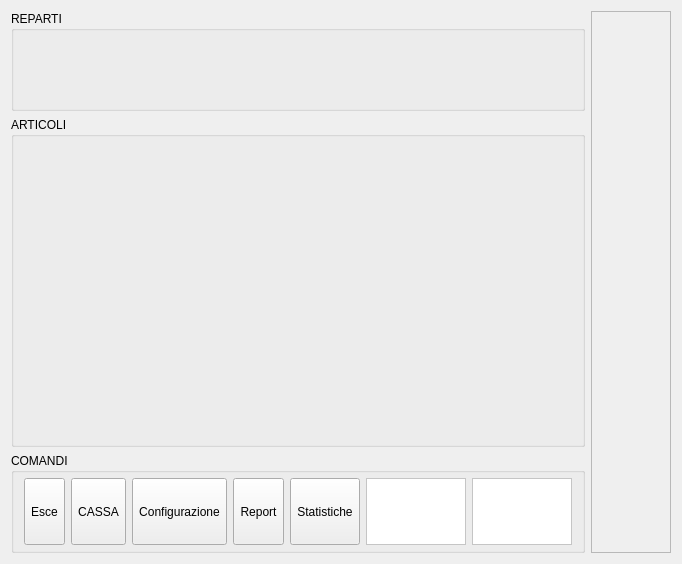
<?xml version="1.0" encoding="UTF-8"?>
<ui version="4.0">
 <class>MainWindow</class>
 <widget class="QMainWindow" name="MainWindow">
  <property name="windowModality">
   <enum>Qt::NonModal</enum>
  </property>
  <property name="geometry">
   <rect>
    <x>0</x>
    <y>0</y>
    <width>664</width>
    <height>564</height>
   </rect>
  </property>
  <property name="sizePolicy">
   <sizepolicy hsizetype="Fixed" vsizetype="Fixed">
    <horstretch>0</horstretch>
    <verstretch>0</verstretch>
   </sizepolicy>
  </property>
  <property name="windowTitle">
   <string>GESTIONE CASSA</string>
  </property>
  <property name="windowIcon">
   <iconset resource="risorse.qrc">
    <normaloff>:/GestCassa/cash_register.ico</normaloff>:/GestCassa/cash_register.ico</iconset>
  </property>
  <property name="styleSheet">
   <string notr="true"/>
  </property>
  <widget class="QWidget" name="centralWidget">
   <property name="sizePolicy">
    <sizepolicy hsizetype="Fixed" vsizetype="Fixed">
     <horstretch>0</horstretch>
     <verstretch>0</verstretch>
    </sizepolicy>
   </property>
   <layout class="QHBoxLayout" name="horizontalLayout_2">
    <item>
     <widget class="QFrame" name="workAreaFrame">
      <property name="sizePolicy">
       <sizepolicy hsizetype="Preferred" vsizetype="Preferred">
        <horstretch>3</horstretch>
        <verstretch>0</verstretch>
       </sizepolicy>
      </property>
      <property name="frameShape">
       <enum>QFrame::NoFrame</enum>
      </property>
      <property name="frameShadow">
       <enum>QFrame::Raised</enum>
      </property>
      <layout class="QVBoxLayout" name="verticalLayout">
       <property name="margin">
        <number>0</number>
       </property>
       <item>
        <widget class="QGroupBox" name="repartiGroupBox">
         <property name="sizePolicy">
          <sizepolicy hsizetype="Preferred" vsizetype="Preferred">
           <horstretch>0</horstretch>
           <verstretch>1</verstretch>
          </sizepolicy>
         </property>
         <property name="minimumSize">
          <size>
           <width>0</width>
           <height>50</height>
          </size>
         </property>
         <property name="maximumSize">
          <size>
           <width>16777215</width>
           <height>100</height>
          </size>
         </property>
         <property name="title">
          <string>REPARTI</string>
         </property>
        </widget>
       </item>
       <item>
        <widget class="QGroupBox" name="groupBox_2">
         <property name="styleSheet">
          <string notr="true"/>
         </property>
         <property name="title">
          <string>ARTICOLI</string>
         </property>
         <layout class="QHBoxLayout" name="horizontalLayout_3">
          <property name="spacing">
           <number>2</number>
          </property>
          <property name="leftMargin">
           <number>0</number>
          </property>
          <property name="topMargin">
           <number>5</number>
          </property>
          <property name="rightMargin">
           <number>0</number>
          </property>
          <property name="bottomMargin">
           <number>5</number>
          </property>
          <item>
           <widget class="QStackedWidget" name="articoliStackedWidget">
            <property name="sizePolicy">
             <sizepolicy hsizetype="Preferred" vsizetype="Preferred">
              <horstretch>0</horstretch>
              <verstretch>4</verstretch>
             </sizepolicy>
            </property>
            <property name="frameShape">
             <enum>QFrame::NoFrame</enum>
            </property>
            <property name="frameShadow">
             <enum>QFrame::Raised</enum>
            </property>
           </widget>
          </item>
         </layout>
        </widget>
       </item>
       <item>
        <widget class="QGroupBox" name="comandiBox">
         <property name="sizePolicy">
          <sizepolicy hsizetype="Preferred" vsizetype="Preferred">
           <horstretch>0</horstretch>
           <verstretch>1</verstretch>
          </sizepolicy>
         </property>
         <property name="maximumSize">
          <size>
           <width>16777215</width>
           <height>100</height>
          </size>
         </property>
         <property name="title">
          <string>COMANDI</string>
         </property>
         <layout class="QGridLayout" name="gridLayout">
          <property name="leftMargin">
           <number>10</number>
          </property>
          <property name="topMargin">
           <number>5</number>
          </property>
          <property name="rightMargin">
           <number>10</number>
          </property>
          <property name="bottomMargin">
           <number>5</number>
          </property>
          <item row="0" column="6">
           <spacer name="horizontalSpacer">
            <property name="orientation">
             <enum>Qt::Horizontal</enum>
            </property>
            <property name="sizeHint" stdset="0">
             <size>
              <width>40</width>
              <height>20</height>
             </size>
            </property>
           </spacer>
          </item>
          <item row="0" column="8">
           <widget class="QFrame" name="infoFrame">
            <property name="sizePolicy">
             <sizepolicy hsizetype="Preferred" vsizetype="Preferred">
              <horstretch>0</horstretch>
              <verstretch>0</verstretch>
             </sizepolicy>
            </property>
            <property name="minimumSize">
             <size>
              <width>100</width>
              <height>0</height>
             </size>
            </property>
            <property name="maximumSize">
             <size>
              <width>500</width>
              <height>16777215</height>
             </size>
            </property>
            <property name="styleSheet">
             <string notr="true">background-color: rgb(255, 255, 255);</string>
            </property>
            <property name="frameShape">
             <enum>QFrame::StyledPanel</enum>
            </property>
            <property name="frameShadow">
             <enum>QFrame::Plain</enum>
            </property>
           </widget>
          </item>
          <item row="0" column="3">
           <widget class="QToolButton" name="configurazioneBtn">
            <property name="sizePolicy">
             <sizepolicy hsizetype="Expanding" vsizetype="Expanding">
              <horstretch>0</horstretch>
              <verstretch>0</verstretch>
             </sizepolicy>
            </property>
            <property name="maximumSize">
             <size>
              <width>100</width>
              <height>100</height>
             </size>
            </property>
            <property name="text">
             <string>Configurazione</string>
            </property>
            <property name="icon">
             <iconset resource="risorse.qrc">
              <normaloff>:/GestCassa/configurazione</normaloff>:/GestCassa/configurazione</iconset>
            </property>
            <property name="iconSize">
             <size>
              <width>48</width>
              <height>48</height>
             </size>
            </property>
            <property name="autoExclusive">
             <bool>false</bool>
            </property>
            <property name="toolButtonStyle">
             <enum>Qt::ToolButtonTextUnderIcon</enum>
            </property>
           </widget>
          </item>
          <item row="0" column="7">
           <widget class="QFrame" name="clockFrame">
            <property name="sizePolicy">
             <sizepolicy hsizetype="Preferred" vsizetype="Preferred">
              <horstretch>0</horstretch>
              <verstretch>0</verstretch>
             </sizepolicy>
            </property>
            <property name="minimumSize">
             <size>
              <width>100</width>
              <height>0</height>
             </size>
            </property>
            <property name="maximumSize">
             <size>
              <width>500</width>
              <height>16777215</height>
             </size>
            </property>
            <property name="styleSheet">
             <string notr="true">background-color: rgb(255, 255, 255);</string>
            </property>
            <property name="frameShape">
             <enum>QFrame::StyledPanel</enum>
            </property>
            <property name="frameShadow">
             <enum>QFrame::Plain</enum>
            </property>
           </widget>
          </item>
          <item row="0" column="1">
           <spacer name="horizontalSpacer_2">
            <property name="orientation">
             <enum>Qt::Horizontal</enum>
            </property>
            <property name="sizeHint" stdset="0">
             <size>
              <width>40</width>
              <height>20</height>
             </size>
            </property>
           </spacer>
          </item>
          <item row="0" column="2">
           <widget class="QToolButton" name="modalitaBtn">
            <property name="sizePolicy">
             <sizepolicy hsizetype="Expanding" vsizetype="Expanding">
              <horstretch>0</horstretch>
              <verstretch>0</verstretch>
             </sizepolicy>
            </property>
            <property name="maximumSize">
             <size>
              <width>100</width>
              <height>100</height>
             </size>
            </property>
            <property name="text">
             <string>CASSA</string>
            </property>
            <property name="icon">
             <iconset resource="risorse.qrc">
              <normaloff>:/GestCassa/cassa</normaloff>:/GestCassa/cassa</iconset>
            </property>
            <property name="iconSize">
             <size>
              <width>48</width>
              <height>48</height>
             </size>
            </property>
            <property name="toolButtonStyle">
             <enum>Qt::ToolButtonTextUnderIcon</enum>
            </property>
           </widget>
          </item>
          <item row="0" column="0">
           <widget class="QToolButton" name="closeBtn">
            <property name="sizePolicy">
             <sizepolicy hsizetype="Expanding" vsizetype="Expanding">
              <horstretch>0</horstretch>
              <verstretch>0</verstretch>
             </sizepolicy>
            </property>
            <property name="maximumSize">
             <size>
              <width>100</width>
              <height>100</height>
             </size>
            </property>
            <property name="text">
             <string>Esce</string>
            </property>
            <property name="icon">
             <iconset resource="risorse.qrc">
              <normaloff>:/GestCassa/spegne</normaloff>:/GestCassa/spegne</iconset>
            </property>
            <property name="iconSize">
             <size>
              <width>48</width>
              <height>48</height>
             </size>
            </property>
            <property name="autoExclusive">
             <bool>false</bool>
            </property>
            <property name="toolButtonStyle">
             <enum>Qt::ToolButtonTextUnderIcon</enum>
            </property>
           </widget>
          </item>
          <item row="0" column="4">
           <widget class="QToolButton" name="reportBtn">
            <property name="sizePolicy">
             <sizepolicy hsizetype="Expanding" vsizetype="Expanding">
              <horstretch>0</horstretch>
              <verstretch>0</verstretch>
             </sizepolicy>
            </property>
            <property name="maximumSize">
             <size>
              <width>100</width>
              <height>100</height>
             </size>
            </property>
            <property name="text">
             <string>Report</string>
            </property>
            <property name="icon">
             <iconset resource="risorse.qrc">
              <normaloff>:/GestCassa/report</normaloff>:/GestCassa/report</iconset>
            </property>
            <property name="iconSize">
             <size>
              <width>48</width>
              <height>48</height>
             </size>
            </property>
            <property name="autoExclusive">
             <bool>false</bool>
            </property>
            <property name="toolButtonStyle">
             <enum>Qt::ToolButtonTextUnderIcon</enum>
            </property>
           </widget>
          </item>
          <item row="0" column="5">
           <widget class="QToolButton" name="statsBtn">
            <property name="sizePolicy">
             <sizepolicy hsizetype="Expanding" vsizetype="Expanding">
              <horstretch>0</horstretch>
              <verstretch>0</verstretch>
             </sizepolicy>
            </property>
            <property name="maximumSize">
             <size>
              <width>100</width>
              <height>100</height>
             </size>
            </property>
            <property name="text">
             <string>Statistiche</string>
            </property>
            <property name="icon">
             <iconset resource="risorse.qrc">
              <normaloff>:/GestCassa/stats</normaloff>:/GestCassa/stats</iconset>
            </property>
            <property name="iconSize">
             <size>
              <width>48</width>
              <height>48</height>
             </size>
            </property>
            <property name="autoExclusive">
             <bool>false</bool>
            </property>
            <property name="toolButtonStyle">
             <enum>Qt::ToolButtonTextUnderIcon</enum>
            </property>
           </widget>
          </item>
         </layout>
        </widget>
       </item>
      </layout>
      <zorder>comandiBox</zorder>
      <zorder>repartiGroupBox</zorder>
      <zorder>groupBox_2</zorder>
     </widget>
    </item>
    <item>
     <widget class="QFrame" name="latoFrame">
      <property name="sizePolicy">
       <sizepolicy hsizetype="Preferred" vsizetype="Preferred">
        <horstretch>1</horstretch>
        <verstretch>0</verstretch>
       </sizepolicy>
      </property>
      <property name="frameShape">
       <enum>QFrame::StyledPanel</enum>
      </property>
      <property name="frameShadow">
       <enum>QFrame::Plain</enum>
      </property>
     </widget>
    </item>
   </layout>
  </widget>
 </widget>
 <layoutdefault spacing="6" margin="11"/>
 <resources>
  <include location="risorse.qrc"/>
 </resources>
 <connections/>
</ui>
